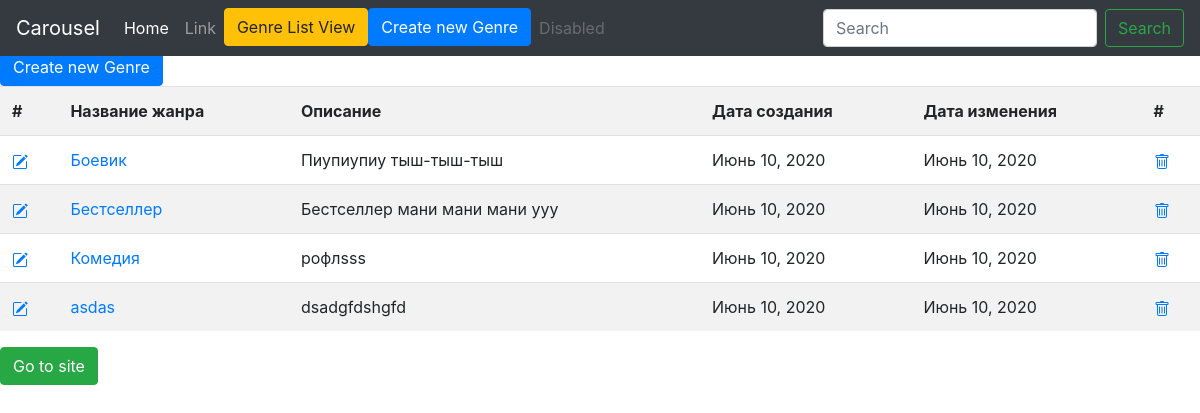
The page /catalogs/list/ on the database as committed earlier.
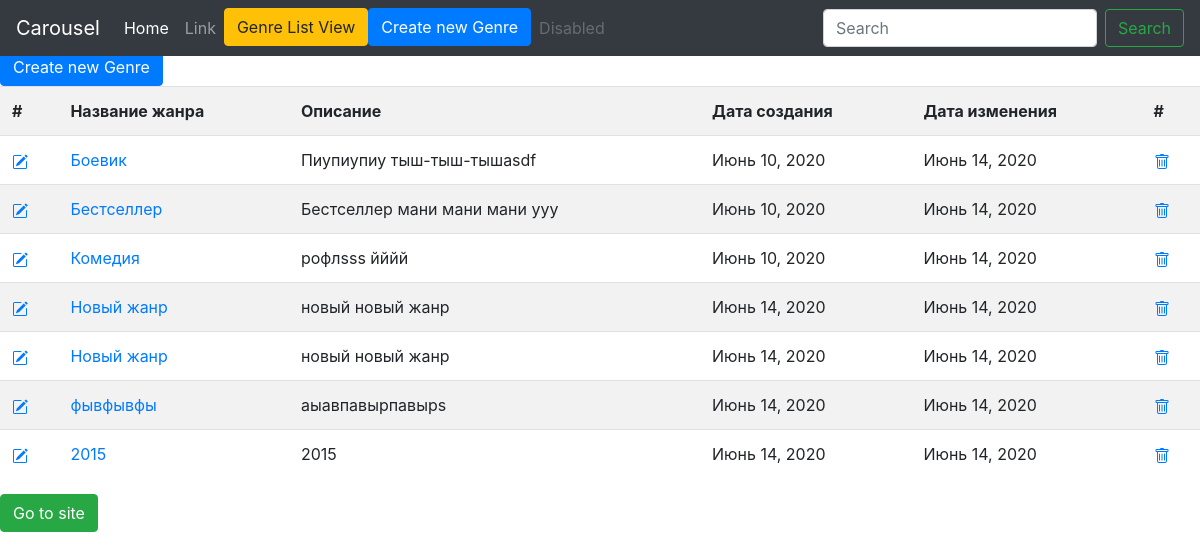
The same page on the database as committed later.
### test_hello_word/models.py (models this page shows, shortened)
class Genre(models.Model):
    name = models.CharField(
        verbose_name ="Название Жанра",
        max_length=30
        ) # столбец name тип данных CharField
    description = models.TextField(
        verbose_name="Описание Жанра",
        null=True,
        blank=True
    )
    update=models.DateField(
        verbose_name="Дата обновления",
        auto_now=True,
        auto_now_add=False
    )
    create=models.DateField(
        verbose_name="Дата ооздания",
        auto_now=False,
        auto_now_add=True
    )

### test_hello_word/views.py (the view)
# urls.py: path('list/', views.Genre_List.as_view(),name='list'),
class Genre_List(ListView):
    model = Genre
    template_name='test_hello_word/list.html'

### test_hello_word/templates/test_hello_word/list.html (shortened to what this page needs)
{% extends "base.html" %}
{% load crispy_forms_tags %}
    {% block main %}
    <a class="btn btn-primary" href="{% url 'CRUD_genre:create'%}">Create new Genre</a>
        <table class="table table-striped" width="100%" >
                <tr>
                    <th>#</th><th>Название жанра</th><th>Описание</th><th>Дата создания</th><th>Дата изменения</th><th>#</th>
                </tr>
            {% for i in object_list %}
                <tr>
                <td><a href="{% url 'CRUD_genre:update' i.pk %}"></a></td><td><a href="{% url 'CRUD_genre:detail' i.pk %}">{{i.name}}</a> </td><td>{{i.description}}</td><td>{{i.create}}</td><td>{{i.update}}</td><td><a href="{% url 'CRUD_genre:delete' i.pk %}"></a></td>
                </tr>
        {% endfor %}
        </table>
        <a class="btn btn-success" href="{% url 'main_page'%}">Go to site </a>
{% endblock main %}

Rows that differ between the two databases and show on the page:
removed Genre: name "asdas", description "dsadgfdshgfd", create "Июнь 10, 2020", update "Июнь 10, 2020"
changed Genre "Боевик": description "Пиупиупиу тыш-тыш-тыш" → "Пиупиупиу тыш-тыш-тышasdf"; update "Июнь 10, 2020" → "Июнь 14, 2020"
changed Genre "Бестселлер": update "Июнь 10, 2020" → "Июнь 14, 2020"
changed Genre "Комедия": description "рофлsss" → "рофлsss йййй"; update "Июнь 10, 2020" → "Июнь 14, 2020"
added Genre: name "Новый жанр", description "новый новый жанр", create "Июнь 14, 2020", update "Июнь 14, 2020"
added Genre: name "Новый жанр", description "новый новый жанр", create "Июнь 14, 2020", update "Июнь 14, 2020"
added Genre: name "фывфывфы", description "аыавпавырпавырs", create "Июнь 14, 2020", update "Июнь 14, 2020"
added Genre: name "2015", description "2015", create "Июнь 14, 2020", update "Июнь 14, 2020"
